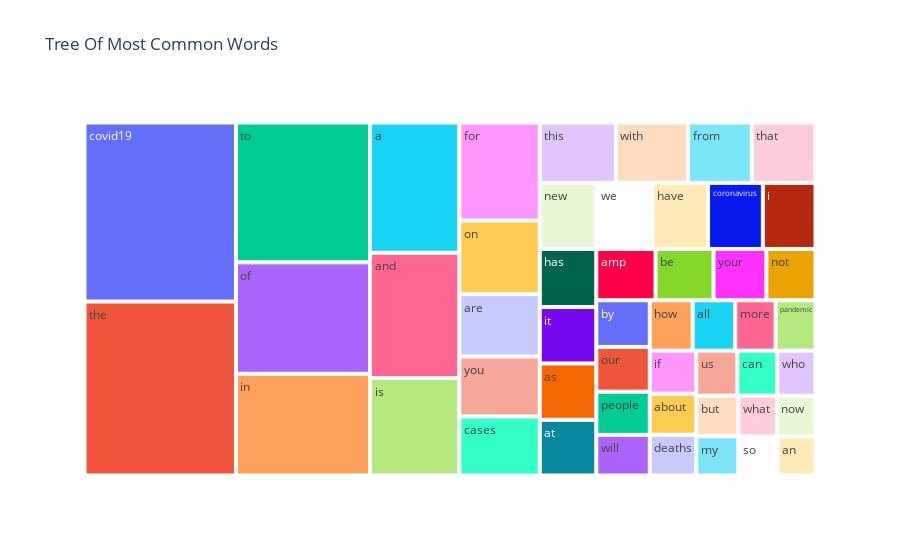

Source (notebook cell):
### Code cell
fig = px.treemap(counts_df, path=['word'], values='frequency',title='Tree Of Most Common Words')
fig.show()

### Figure 1 — Plotly figure (JSON) as saved in the notebook; plotly's stock layout.template omitted (floating-point values rounded to 4 significant figures)
{"data": [{"branchvalues": "total", "domain": {"x": [0, 1], "y": [0, 1]}, "hovertemplate": "labels=%{label}<br>frequency=%{value}<br>parent=%{parent}<br>id=%{id}<extra></extra>", "ids": ["a", "about", "all", "amp", "an", "and", "are", "as", "at", "be", "but", "by", "can", "cases", "coronavirus", "covid19", "deaths", "for", "from", "has", "have", "how", "i", "if", "in", "is", "it", "more", "my", "new", "not", "now", "of", "on", "our", "pandemic", "people", "so", "that", "the", "this", "to", "us", "we", "what", "who", "will", "with", "you", "your"], "labels": ["a", "about", "all", "amp", "an", "and", "are", "as", "at", "be", "but", "by", "can", "cases", "coronavirus", "covid19", "deaths", "for", "from", "has", "have", "how", "i", "if", "in", "is", "it", "more", "my", "new", "not", "now", "of", "on", "our", "pandemic", "people", "so", "that", "the", "this", "to", "us", "we", "what", "who", "will", "with", "you", "your"], "name": "", "parents": ["", "", "", "", "", "", "", "", "", "", "", "", "", "", "", "", "", "", "", "", "", "", "", "", "", "", "", "", "", "", "", "", "", "", "", "", "", "", "", "", "", "", "", "", "", "", "", "", "", ""], "type": "treemap", "values": [45551, 7466, 8385, 11907, 5750, 43810, 19602, 12485, 12338, 11661, 6701, 9767, 7039, 18596, 14176, 106202, 7429, 30876, 15083, 12871, 14403, 8455, 13621, 7837, 53388, 34096, 12493, 7972, 6452, 14683, 9868, 6166, 58498, 23192, 9363, 7869, 9053, 6029, 15045, 103201, 18009, 73410, 7245, 14469, 6179, 6741, 8512, 17060, 18903, 10635]}], "layout": {"legend": {"tracegroupgap": 0}, "title": {"text": "Tree Of Most Common Words"}}}
